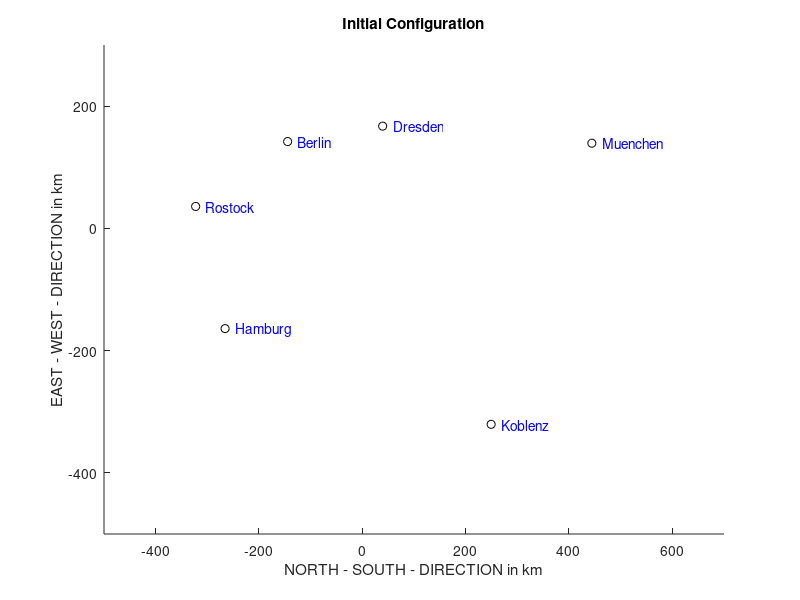

The MATLAB source for this figure:
% ---------------------------------------------------------------------
% Book:         MVA
% ---------------------------------------------------------------------
% Quantlet:     MVAMDScity1
% ---------------------------------------------------------------------
% Description:  MVAMDScity1 computes the map of the cities.   
% ---------------------------------------------------------------------
% Usage:        MVAMDScity1
% ---------------------------------------------------------------------
% Inputs:       none
% ---------------------------------------------------------------------
% Output:       Map of the cities.
% ---------------------------------------------------------------------
% Example:      
% ---------------------------------------------------------------------
% Author:       Wolfgang Haerdle, Vladimir Georgescu, Jorge Patron,
%               Song Song
% ---------------------------------------------------------------------

%Note: Matlab decomposes matrixes differently from Xplore(MVA book), and
%hence some of the eigenvectors have different signs. This does not change
%the results, but it does change the order of the graph by inverting the
%axes around the origin (Not always, and not necessarily all of the axis;
%it depends on which eigenvectors we choose to plot)

ber=[0 214 279 610 596 237];
dre=[214 0 492 533 496 444];
ham=[279 492 0 520 772 140];
kob=[610 533 520 0 521 687];
mue=[596 496 772 521 0 771];
ros=[237 444 140 687 771 0];

dist=[ber', dre', ham', kob', mue', ros'];

%aa,bb,hh,ii are matrices
aa=(dist.^2).*(-0.5);

a=[1 0 0 0 0 0];
b=[0 1 0 0 0 0];
c=[0 0 1 0 0 0];
d=[0 0 0 1 0 0];
e=[0 0 0 0 1 0];
f=[0 0 0 0 0 1];

ii=[a' b' c' d' e' f'];
u=[1 1 1 1 1 1];

hh=ii-(1/6*(u'*u));

bb=hh*aa*hh;

[v e]=eigs(bb);

x=v*(e.^0.5);

hold on
scatter(x(:,1),x(:,2),'k')
title('Initial Configuration')
xlabel('NORTH - SOUTH - DIRECTION in km')
ylabel('EAST - WEST - DIRECTION in km')
xlim([-500 700])
ylim([-500 300])
text(x(1,1)+20,x(1,2),'Berlin','Color','b')
text(x(2,1)+20,x(2,2),'Dresden','Color','b')
text(x(3,1)+20,x(3,2),'Hamburg','Color','b')
text(x(4,1)+20,x(4,2),'Koblenz','Color','b')
text(x(5,1)+20,x(5,2),'Muenchen','Color','b')
text(x(6,1)+20,x(6,2),'Rostock','Color','b')
hold off
